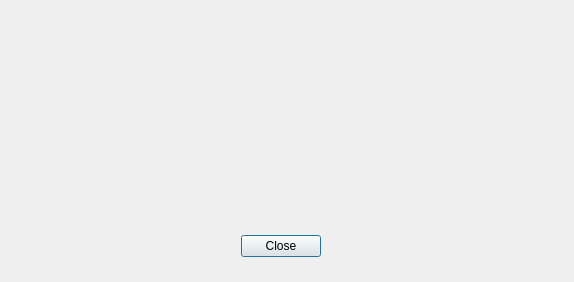
<?xml version="1.0" encoding="UTF-8"?>
<ui version="4.0">
 <class>PopoutNotification</class>
 <widget class="QDialog" name="PopoutNotification">
  <property name="geometry">
   <rect>
    <x>0</x>
    <y>0</y>
    <width>574</width>
    <height>282</height>
   </rect>
  </property>
  <property name="windowTitle">
   <string>Dialog</string>
  </property>
  <widget class="QDialogButtonBox" name="buttonBox">
   <property name="geometry">
    <rect>
     <x>240</x>
     <y>230</y>
     <width>81</width>
     <height>32</height>
    </rect>
   </property>
   <property name="orientation">
    <enum>Qt::Horizontal</enum>
   </property>
   <property name="standardButtons">
    <set>QDialogButtonBox::Close</set>
   </property>
  </widget>
  <widget class="QLabel" name="message">
   <property name="geometry">
    <rect>
     <x>30</x>
     <y>50</y>
     <width>511</width>
     <height>131</height>
    </rect>
   </property>
   <property name="text">
    <string/>
   </property>
   <property name="alignment">
    <set>Qt::AlignCenter</set>
   </property>
  </widget>
 </widget>
 <resources/>
 <connections>
  <connection>
   <sender>buttonBox</sender>
   <signal>accepted()</signal>
   <receiver>PopoutNotification</receiver>
   <slot>accept()</slot>
   <hints>
    <hint type="sourcelabel">
     <x>248</x>
     <y>254</y>
    </hint>
    <hint type="destinationlabel">
     <x>157</x>
     <y>274</y>
    </hint>
   </hints>
  </connection>
  <connection>
   <sender>buttonBox</sender>
   <signal>rejected()</signal>
   <receiver>PopoutNotification</receiver>
   <slot>reject()</slot>
   <hints>
    <hint type="sourcelabel">
     <x>316</x>
     <y>260</y>
    </hint>
    <hint type="destinationlabel">
     <x>286</x>
     <y>274</y>
    </hint>
   </hints>
  </connection>
 </connections>
</ui>
